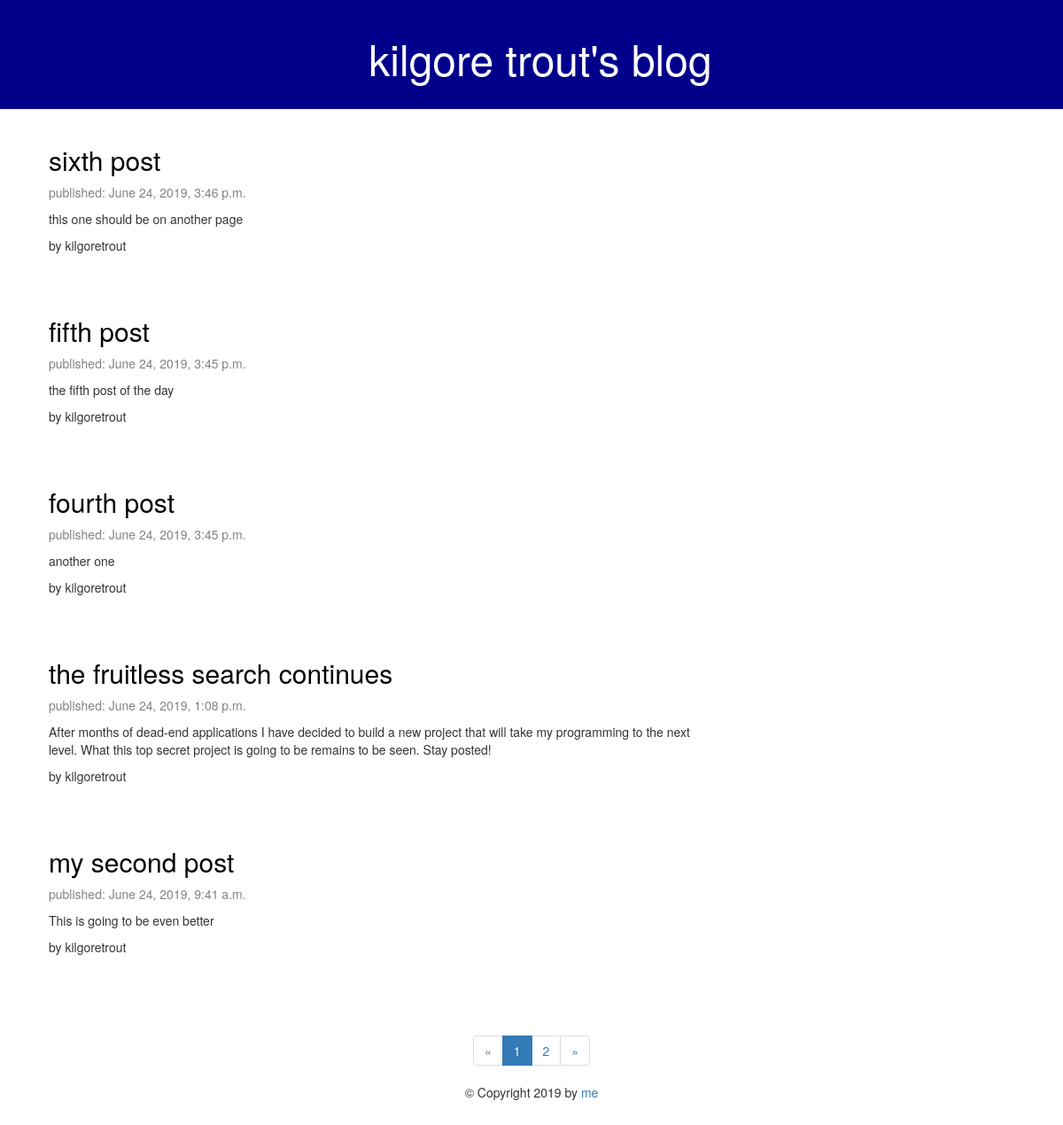
Screenshot of /blog/ with the database file from the repository.
### blog/models.py (models this page shows, shortened)
class Post(models.Model):
    title = models.CharField(max_length=200)
    body = models.TextField()
    date = models.DateTimeField(auto_now_add=True)
    author = models.ForeignKey(User, on_delete=models.CASCADE)

### blog/views.py (the view)
# urls.py: path("", views.index, name='index'),
def index(request):
    post_list = Post.objects.filter(date__lte=timezone.now()).order_by('-date')
    page = request.GET.get('page', 1)
    paginator = Paginator(post_list, 5)
    try:
        posts = paginator.page(page)
    except PageNotAnInteger:
        posts = paginator.page(1)
    except EmptyPage:
        posts = paginator.page(paginator.num_pages)
    return render(request, 'index.html', {'posts': posts})

### blog/templates/index.html
{% extends 'base.html' %}
{% block content %}
<div class="content container">
  <div class="row">
    <div class="col-md-8">
      {% for post in posts %}
        <div class="post">
          <h2><a href="{% url 'post_detail' pk=post.pk %}">{{ post.title }}</a></h2>
            <div class="date">
              <p>published: {{ post.date }}</p>
            </div>
          <p>{{ post.body|linebreaksbr }}</p>
          <p>by {{ post.author }}</p>
        </div>
      {% endfor %}
    </div>
  </div>
</div>
{% if posts.has_other_pages %}
  <ul class="pagination">
    {% if posts.has_previous %}
      <li><a href="?page={{ posts.previous_page_number }}">&laquo;</a></li>
    {% else %}
      <li class="disabled"><span>&laquo;</span></li>
    {% endif %}
    {% for i in posts.paginator.page_range %}
      {% if posts.number == i %}
        <li class="active"><span>{{ i }} <span class="sr-only">(current)</span></span></li>
      {% else %}
        <li><a href="?page={{ i }}">{{ i }}</a></li>
      {% endif %}
    {% endfor %}
    {% if posts.has_next %}
      <li><a href="?page={{ posts.next_page_number }}">&raquo;</a></li>
    {% else %}
      <li class="disabled"><span>&raquo;</span></li>
    {% endif %}
  </ul>
{% endif %}
{% endblock %}

### blog/templates/base.html (shortened to what this page needs)
<!DOCTYPE html>
{% load static %}
<html lang="en" dir="ltr">
  <head>
    <link rel="stylesheet" href="//maxcdn.bootstrapcdn.com/bootstrap/3.2.0/css/bootstrap.min.css">
    <link rel="stylesheet" href="//maxcdn.bootstrapcdn.com/bootstrap/3.2.0/css/bootstrap-theme.min.css">
    <link rel="stylesheet" href="{% static 'css/blog.css' %}">
  </head>
  <body>
    <div class="page-header">
      <h1><a href="{% url 'index' %}">kilgore trout's blog</a></h1>
    </div>
    <div id="content">{% block content %}{% endblock %}</div>
    <div id="footer">
      <footer>
        &copy; Copyright 2019 by <a href="https://www.nicholaspally.com" target="_blank">me</a>
      </footer>
    </div>
  </body>
</html>

### blog/static/css/blog.css (style rules this page uses)
.page-header { background-color: #00008b; margin-top: 0; padding: 20px 20px 20px 40px; }
.page-header h1, .page-header h1 a, .page-header h1 a:visited, .page-header h1 a:active { color: #ffffff; font-size: 36pt; text-decoration: none; text-align: center; }
.content { margin-left: 40px; }
.date { color: #828282; }
.post { margin-bottom: 70px; }
.post h2 a, .post h2 a:visited { color: #000000; }
footer { text-align: center; height: 100px; width: 100%; }
.pagination { justify-content: center; display: flex; }

### rows the page displays
Post: title "sixth post", date "June 24, 2019, 3:46 p.m.", body "this one should be on another page", author "kilgoretrout"
Post: title "fifth post", date "June 24, 2019, 3:45 p.m.", body "the fifth post of the day", author "kilgoretrout"
Post: title "fourth post", date "June 24, 2019, 3:45 p.m.", body "another one", author "kilgoretrout"
Post: title "the fruitless search continues", date "June 24, 2019, 1:08 p.m.", body "After months of dead-end applications I have decided to build a new project that will take my programming to the next level. What this top secret project is going to be remains to be seen. Stay posted!", author "kilgoretrout"
Post: title "my second post", date "June 24, 2019, 9:41 a.m.", body "This is going to be even better", author "kilgoretrout"

### other values shown
{{ i }} "1"
{{ i }} "2"
